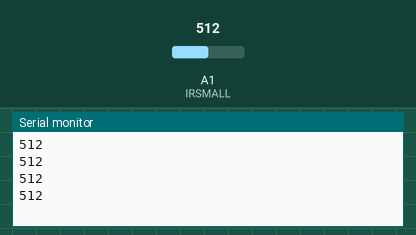
Simulated run of this sketch. Board: Arduino Uno, built with avr-gcc and run on an emulated ATmega328P. On the bench: the last lines printed to the serial monitor. The test bench sets the inputs (shaded band); at power-on: A1 (IRSMALL) = 512.

Above: at 1.2 s.
1.3 s: A1 (IRSMALL) set to 716
At 1.71 s:
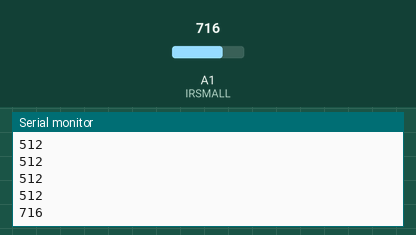
2.8 s: A1 (IRSMALL) set to 900
At 2.91 s:
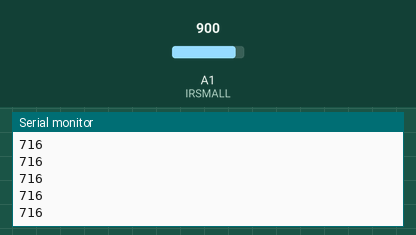
Timing chart, 0 to 5.8 s (numbered marks = the images above; inputs shaded):
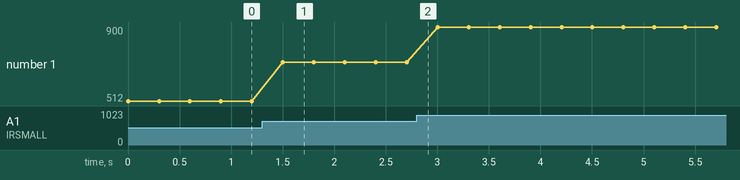

Measured:
- after the input at 1.3 s, the serial monitor: prints a new line after 0.20 s (image 1)
- plotted number 1: 512 → 716 after the input at 1.3 s, 716 → 900 after the input at 2.8 s

The sketch:

IRSMALL.ino
```cpp
#define IRSMALL A1
void setup() {
  Serial.begin (9600);
  pinMode(IRSMALL, INPUT);
}
void loop() {
  Serial.println(analogRead(IRSMALL));
  delay(300);
}
```
